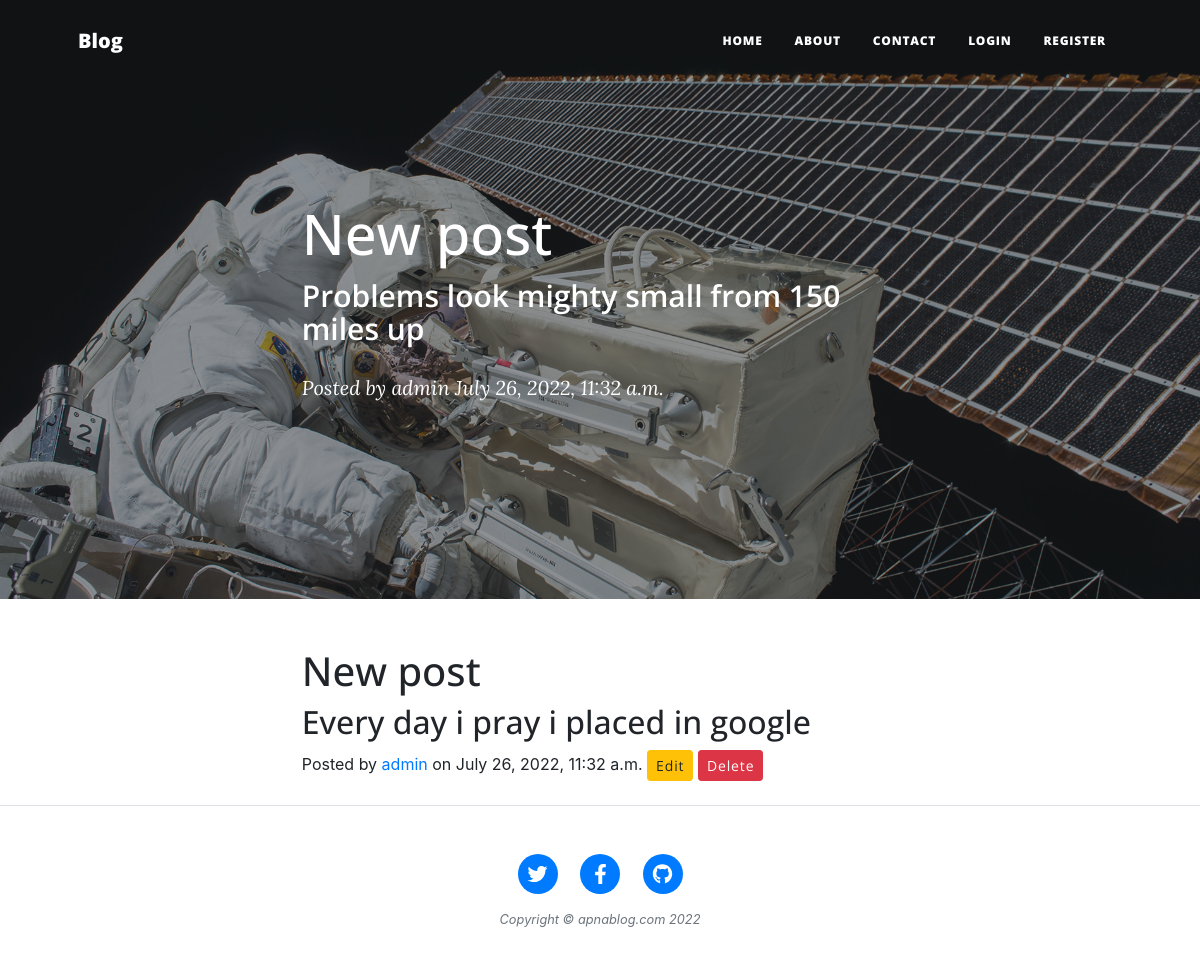
Screenshot of /post/2 with the database file from the repository.
### myapp/models.py (models this page shows, shortened)
class Post(models.Model):
	author = models.ForeignKey(settings.AUTH_USER_MODEL, on_delete = models.CASCADE)
	title = models.CharField(max_length = 200)
	text = models.TextField()
	created_date = models.DateTimeField(auto_now_add = True)
	published_date = models.DateTimeField(blank = True, null = True)
	image = models.ImageField(upload_to = "images", null = True)
	def __str__(self):
		return self.title

### myapp/views.py (the view)
# urls.py: path('post/<int:id>', views.post, name = "post"),
def post(request, id):
	post = Post.objects.get(pk = id)
	print(post)
	return render(request, 'post.html', {'post':post})

### myapp/templates/post.html (shortened to what this page needs)
{% load static %}
{% include 'header.html' %}
        <header class="masthead" style="background-image: url('{% static 'assets/img/post-bg.jpg' %}')">
            <div class="container position-relative px-4 px-lg-5">
                <div class="row gx-4 gx-lg-5 justify-content-center">
                    <div class="col-md-10 col-lg-8 col-xl-7">
                        <div class="post-heading">
                            <h1>{{post.title}}</h1>
                            <h2 class="subheading">Problems look mighty small from 150 miles up</h2>
                            <span class="meta">
                                Posted by
                                <a href="#!">{{post.author}}</a>
                                {{post.published_date}}
                            </span>
                        </div>
                    </div>
                </div>
            </div>
        </header>
        <article class="mb-4">
            <div class="container px-4 px-lg-5">
                <div class="row gx-4 gx-lg-5 justify-content-center">
                    <div class="col-md-10 col-lg-8 col-xl-7">
                            <h1>{{post.title}}</h1>
                            <h2>{{post.text}}</h2>
                            <span> Posted by
                                <a href="#!">{{post.author}}</a>
                                on {{post.published_date}}
                            </span>
                            <a href="{% url 'post_edit' post.id %}" class="btn btn-warning btn-sm">Edit</a>
                                <a href="{% url 'post_delete' post.id %}" class="btn btn-danger btn-sm">Delete</a>
                </div>
            </div>
        </article>
       {% include 'footer.html' %}
    </body>
</html>

### rows the page displays
Post: title "New post", author "admin", published_date "July 26, 2022, 11:32 a.m.", text "Every day i pray i placed in google"
